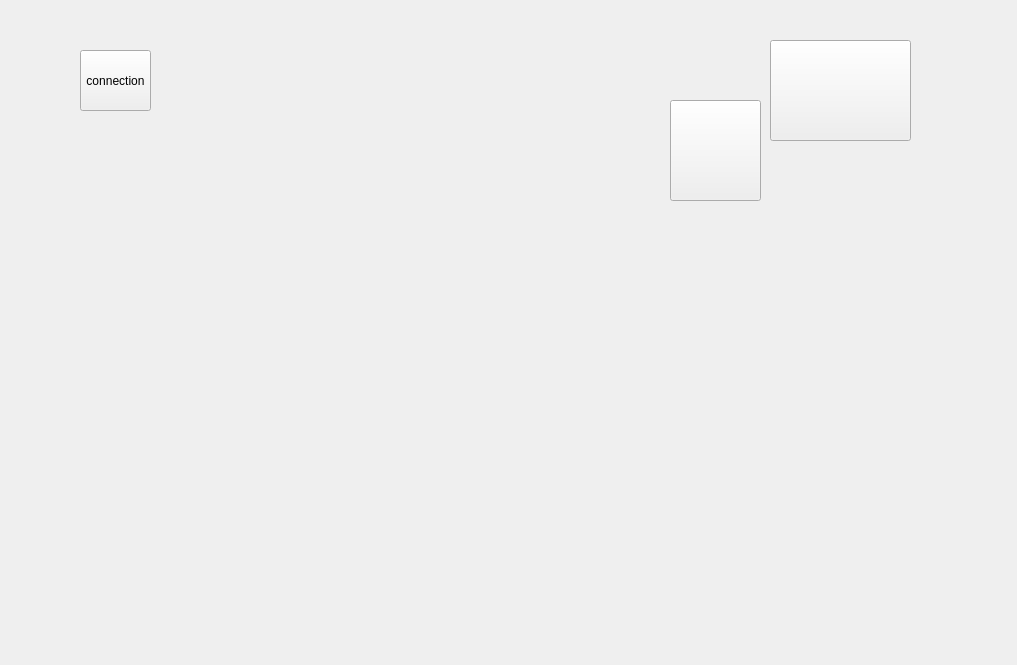
<?xml version="1.0" encoding="UTF-8"?>
<ui version="4.0">
 <class>TLMainWidget</class>
 <widget class="QWidget" name="TLMainWidget">
  <property name="geometry">
   <rect>
    <x>0</x>
    <y>0</y>
    <width>1017</width>
    <height>665</height>
   </rect>
  </property>
  <property name="windowTitle">
   <string>TLMainWidget</string>
  </property>
  <widget class="TLAnimationButton" name="m_homeButton">
   <property name="geometry">
    <rect>
     <x>770</x>
     <y>40</y>
     <width>141</width>
     <height>101</height>
    </rect>
   </property>
  </widget>
  <widget class="TLSwitchButton" name="m_languageSwitchButton" native="true">
   <property name="geometry">
    <rect>
     <x>600</x>
     <y>20</y>
     <width>121</width>
     <height>51</height>
    </rect>
   </property>
  </widget>
  <widget class="TLAnimationButton" name="m_whiteBoardButton">
   <property name="geometry">
    <rect>
     <x>670</x>
     <y>100</y>
     <width>91</width>
     <height>101</height>
    </rect>
   </property>
  </widget>
  <widget class="QPushButton" name="m_connectionPushButton">
   <property name="geometry">
    <rect>
     <x>80</x>
     <y>50</y>
     <width>71</width>
     <height>61</height>
    </rect>
   </property>
   <property name="text">
    <string>connection</string>
   </property>
  </widget>
 </widget>
 <layoutdefault spacing="6" margin="11"/>
 <customwidgets>
  <customwidget>
   <class>TLSwitchButton</class>
   <extends>QWidget</extends>
   <header>TLSwitchButton.h</header>
   <container>1</container>
  </customwidget>
  <customwidget>
   <class>TLAnimationButton</class>
   <extends>QPushButton</extends>
   <header>TLAnimationButton.h</header>
   <container>1</container>
  </customwidget>
 </customwidgets>
 <resources/>
 <connections/>
</ui>
